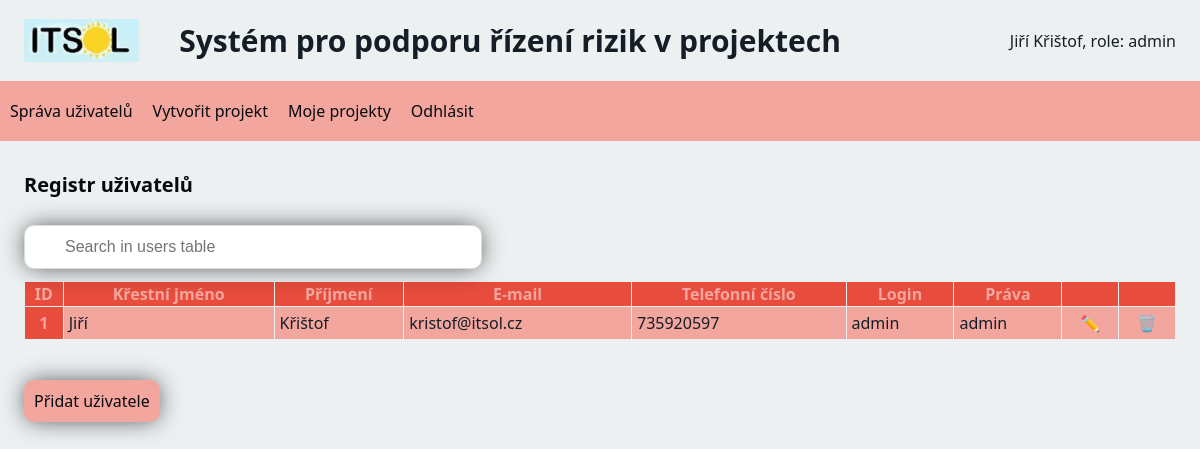
Before: /users/ (signed in) with the older database file.
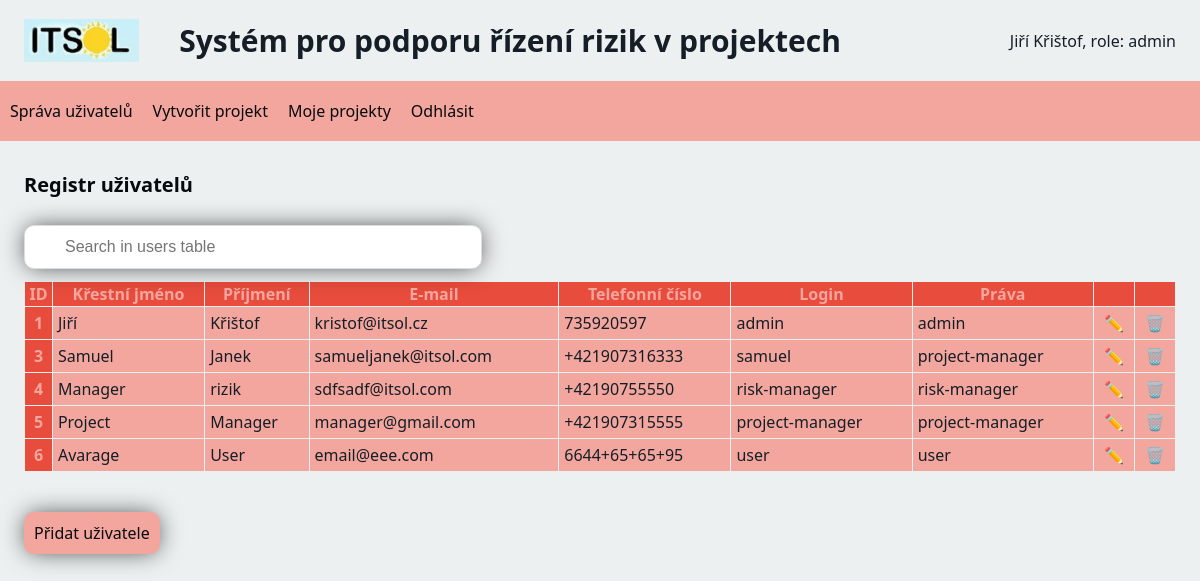
After: the same page with the newer database file.
### riskManagement/models.py (models this page shows)
class User(models.Model):
    firstName = models.CharField(max_length=255)
    lastName = models.CharField(max_length=255)
    email = models.CharField(max_length=255, unique=True)
    phoneNum = models.CharField(max_length=255, unique=True)
    userLogin = models.CharField(max_length=255, unique=True)
    password = models.CharField(max_length=255)
    privileges = models.CharField(max_length=255)

### riskManagement/views.py (the view)
# urls.py: path('users/', views.users, name='users'),
def users(request):
    context = {
    "user" :  User.objects.get(id=request.session["id"]),
        "privileges": request.session.get("privileges"),
        "users": User.objects.all().values(),
    }
    template = loader.get_template("users.html")
    log_info(request, f"navigation to 'Users' view")
    return HttpResponse(template.render(context, request))

### riskManagement/helpers.py (called while the page is built)
def log_info(request, message):
    user_id = request.session["id"]
    privileges = request.session["privileges"]
    logger.info(f"USER_INFO : [ id: {user_id}, privileges: {privileges} ] - {message}")

### riskManagement/templates/users.html (shortened to what this page needs)
<!DOCTYPE html>
<html>
    <head>
        {% include 'head.html' %}
    </head>
    <body>
        {% include 'nav.html' %}
        <h2>Registr uživatelů</h2>
        {% if privileges == "admin" %}
        <input type="text" id="myInput" onkeyup="lookUp()"
        placeholder="Search in users table">
            <table border="1" id="userTable">
                <tr>
                    <th>ID</th>
                    <th>Křestní jméno</th>
                    <th>Příjmení</th>
                    <th>E-mail</th>
                    <th>Telefonní číslo</th>
                    <th>Login</th>
                    <th>Práva</th>
                    <th></th>
                    <th></th>
                </tr>
                {% for x in users %}
                <tr>
                <th>{{x.id}}</th>
                <td>{{ x.firstName }}</td>
                <td>{{ x.lastName }}</td>
                <td>{{ x.email }}</td>
                <td>{{ x.phoneNum }}</td>
                <td>{{ x.userLogin }}</td>
                <td>{{ x.privileges }}</td>
                <td class="center"><a href="editUser/{{ x.id }}">✏️</a></td>
                <td class="center"><a href="removeUser/{{ x.id }}">🗑️</a></td>
                </tr>
                {% endfor %}
            </table>
            <a class="button" href="addUser/">Přidat uživatele</a>
        {% else %}
            Nemáte dostatečné oprávnění pro zobrazení modulu
        {% endif %}
    </body>
</html>

### riskManagement/templates/nav.html
<div class="header">
    {% load static %}
    <img src="{% static 'logo.JPG' %}" alt="Logo ITSol" style="width: 10%;" >
    <h1>Systém pro podporu řízení rizik v projektech</h1>
    <div>{{user.firstName}} {{user.lastName}}, role: {{user.privileges}}</div>
</div>
<nav>
    {% if privileges == "admin" %}
        <a href="{% url 'users' %}">Správa uživatelů</a>
        <a href="{% url 'createProject' %}">Vytvořit projekt</a>
    {% endif %}
    <a href="{% url 'projects' %}">Moje projekty</a>
    <a href="{% url 'index' %}">Odhlásit</a>
</nav>

Changed rows visible on the page:
added User: id "3", firstName "Samuel", lastName "Janek", email "samueljanek@itsol.com", phoneNum "+421907316333", userLogin "samuel", privileges "project-manager"
added User: id "4", firstName "Manager", lastName "rizik", email "sdfsadf@itsol.com", phoneNum "+42190755550", userLogin "risk-manager", privileges "risk-manager"
added User: id "5", firstName "Project", lastName "Manager", email "manager@gmail.com", phoneNum "+421907315555", userLogin "project-manager", privileges "project-manager"
added User: id "6", firstName "Avarage", lastName "User", email "email@eee.com", phoneNum "6644+65+65+95", userLogin "user", privileges "user"
